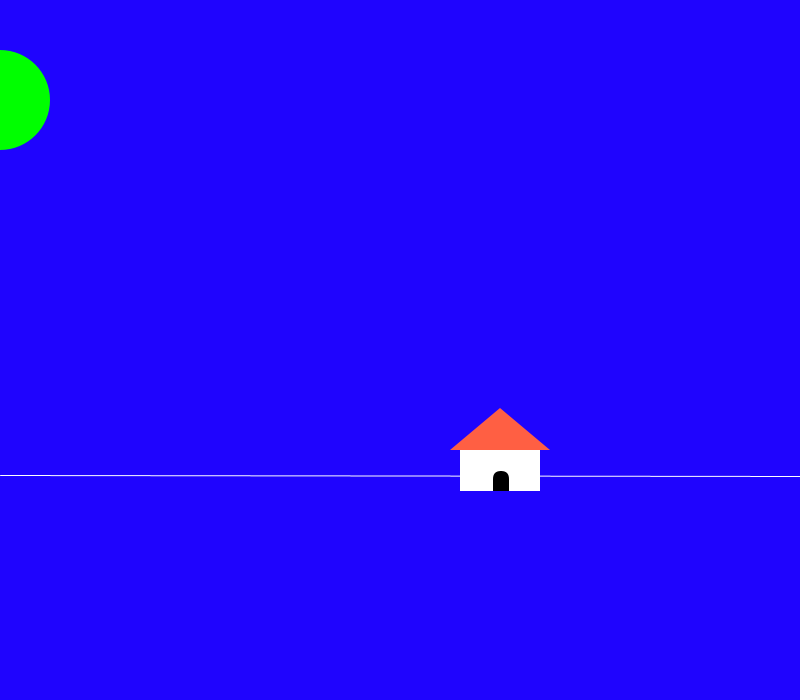
Frame 1 (no input)
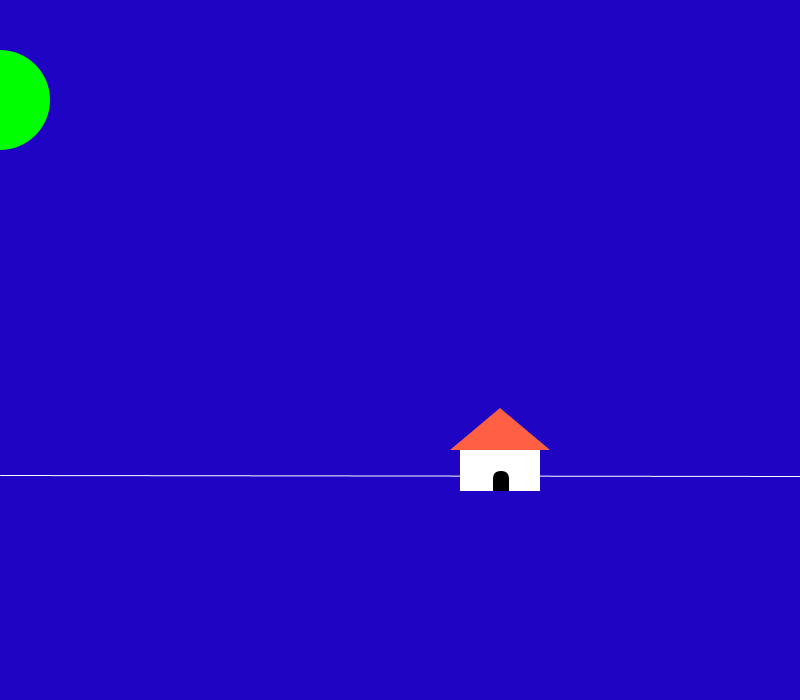
Frame 60 (the mouse pressed at the canvas centre just before this capture)
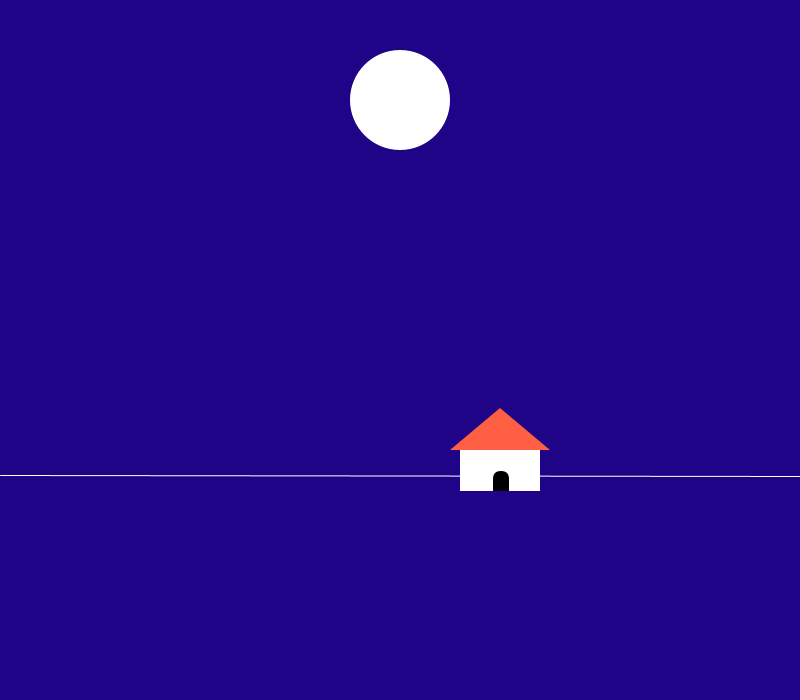
Frame 120 (the mouse held since frame 60 and released just before this capture)

The Processing sketch that drew these frames (run headless with seeded random() and noise(); from frame 60 on, the mouse is pressed at the canvas centre):

// Processing sketch: sketch_160913class
// ── sketch_160913class.pde
float moonHeight = 350;
float blueValue = 255;

// set up the size of canvas
void setup() {
    size(800, 700);
    
    // integer for RGB
  int r = 136;
  int g = 213;
  int b = 198;
  
  int myStrokeWeight = 3;
  
  for (int i = 0; i < height; i++) {
    // let i change R/G/B value
    stroke(mouseX, mouseY, b);
    // make gradient with lines
    line(0, i, width, i);
  }
}


void draw() {
    
    //moonHeight = moonHeight - 0.2;
    moonHeight = random(moonHeight) - 0.1;
    blueValue = blueValue - 1;
    
    //println
    println("x: "+ mouseX);
    println("y: "+ mouseY);
    
    background(31, 4, blueValue);
    
    //moon
    noStroke();
    fill(mouseX, 255, mouseY);
    ellipse(mouseX, 100, 100, 100);
    
    //horizon
    stroke(#ffffff);
    line(0, 475, 800, 476);
    
    //roof
    noStroke();
    fill(#FF5F43);
    triangle(500, 408, 450, 450, 500+50, 450);
    
    //house body
    noStroke();
    fill(#ffffff);
    rect(460, 450, 80, 41);
    
    //door
    noStroke();
    fill(#000000);
    rect(493, 471, 16, 20, 15, 15, 0, 0);
}

void mousePressed() {
  stroke(203, 234, 44, 80);
}
